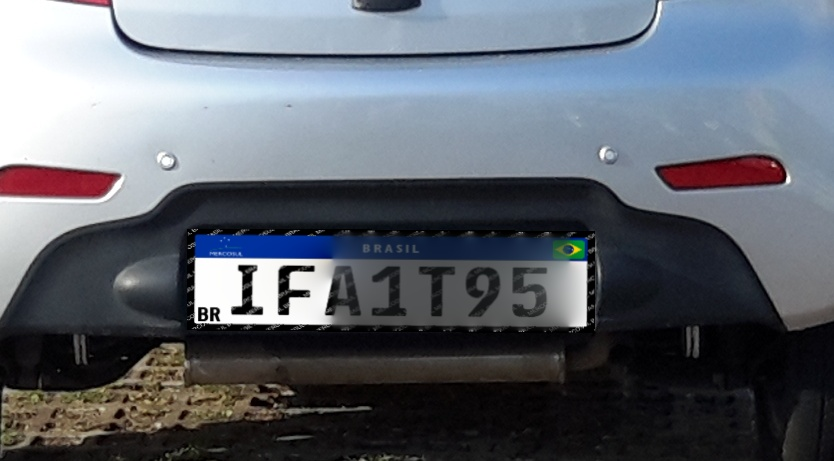
#> input picture dataset/1.JPG, 834 x 461 px; its folder holds only this picture in this run
$ python main_easyocr.py
#> lines starting #> are read from the running program, lines starting #| are printed output that depends on the picture; after the words box and inside, x2 and y2 are one past the last pixel; in counts of white or black regions, pixels touching at a corner belong together
### src/pipeline.py
"""Laço comum aos dois pipelines: segmentação -> pré-processamento -> OCR (função recebida)."""
import os
import sys

import cv2

from src.preprocessamento import binarizar, isolar_caracteres, normalizar
from src.segmentacao import segmentar_placas

DATASET = "dataset"
SAIDA = "results"
DEBUG = os.path.join(SAIDA, "debug")


def chave_numerica(nome):
    base = os.path.splitext(nome)[0]
    return (0, int(base)) if base.isdigit() else (1, base)


def processar_dataset(ler_placa, nome_saida):
    """Roda o pipeline em todas as imagens (ou num intervalo: `script.py ini fim`).

    Cada placa detectada gera uma linha `arquivo<TAB>leituras_brutas<TAB>texto_final`.
    Imagens com mais de uma placa geram uma linha por placa (da maior para a menor).
    """
#> called with nome_saida = 'resultados_easyocr.txt'
    os.makedirs(DEBUG, exist_ok=True)
    arquivos = sorted((f for f in os.listdir(DATASET)
                       if f.lower().endswith((".jpg", ".jpeg", ".png"))), key=chave_numerica)
    intervalo = len(sys.argv) == 3
    if intervalo:
        ini, fim = int(sys.argv[1]), int(sys.argv[2])
        arquivos = [f for f in arquivos if ini <= int(os.path.splitext(f)[0]) <= fim]
    linhas = []

    for nome in arquivos:
        img = cv2.imread(os.path.join(DATASET, nome))
#> img is the input picture: shape (461, 834, 3); mean B, G, R 109.4, 100.6, 95.2
        placas = segmentar_placas(img)
        base = os.path.splitext(nome)[0]

        if not placas:
            print(f"{nome}: placa não encontrada")
            linhas.append(f"{nome}\tNAO_ENCONTRADA\tNAO_ENCONTRADA")
            continue

        marcada = img.copy()
        for k, (placa, caixa) in enumerate(placas, start=1):
            cinza = normalizar(placa)
            brutas, final = ler_placa(cinza)
            sufixo = f"_p{k}" if len(placas) > 1 else ""
            print(f"{nome}{' (placa ' + str(k) + ')' if sufixo else ''}: {final}")
            linhas.append(f"{nome}\t{'|'.join(brutas)}\t{final}")

            # Imagens intermediárias para análise/relatório
            cv2.imwrite(os.path.join(DEBUG, f"{base}{sufixo}_placa.png"), placa)
            linha, _ = isolar_caracteres(binarizar(cinza, "blur7"))
            cv2.imwrite(os.path.join(DEBUG, f"{base}{sufixo}_binaria.png"), linha)
            cv2.polylines(marcada, [caixa.reshape(-1, 1, 2)], True, (0, 255, 0), 3)
        cv2.imwrite(os.path.join(DEBUG, f"{base}_deteccao.jpg"), marcada)

    destino = os.path.join(SAIDA, nome_saida)
    cabecalho = "arquivo\tleituras_brutas(separadas por |)\ttexto_final\n"
    if intervalo and os.path.exists(destino):  # intervalo: mescla com o que já existe
        novos = {l.split("\t")[0] for l in linhas}
        antigas = [l for l in open(destino, encoding="utf-8").read().splitlines()[1:]
                   if l.split("\t")[0] not in novos]
        linhas = sorted(antigas + linhas, key=lambda l: chave_numerica(l.split("\t")[0]))
    with open(destino, "w", encoding="utf-8") as f:
        f.write(cabecalho + "\n".join(linhas) + "\n")

### src/segmentacao.py
"""Etapa 1: detecção e segmentação da placa.

Estratégia: a faixa azul superior ("BRASIL") da placa Mercosul é a característica
mais distintiva. Segmentamos o azul em HSV, listamos todas as faixas alongadas
(descartando placas minúsculas de fundo) e, para cada uma, estimamos o retângulo da
placa inteira, já corrigindo rotação/perspectiva com warpPerspective.
"""
import cv2
import numpy as np

ALTURA_SOBRE_FAIXA = 5.0  # altura da placa ≈ 5x a espessura da faixa azul (a proporção
                          # largura/altura varia entre as imagens do dataset)


def _ordenar_pontos(pts):
    """Ordena 4 pontos em: topo-esq, topo-dir, base-dir, base-esq."""
    pts = np.array(pts, dtype="float32")
    soma, dif = pts.sum(axis=1), np.diff(pts, axis=1).ravel()
    return np.array([pts[np.argmin(soma)], pts[np.argmin(dif)],
                     pts[np.argmax(soma)], pts[np.argmax(dif)]], dtype="float32")


# Placas menores que isso (relativo à imagem e à maior placa) são tratadas como ruído de
# fundo: carros distantes cujas placas não dá para ler. Calibrado no dataset.
LARGURA_MIN_REL_IMAGEM = 0.15
LARGURA_MIN_REL_MAIOR = 0.40


# [6 lines left out: function _corpo_claro, not called in this run]


def segmentar_placas(img_bgr):
    """Detecta TODAS as placas legíveis da imagem.

    Retorna lista de (placa_recortada, caixa_da_placa), da maior para a menor.
    Lista vazia se nenhuma placa for encontrada.
    """
    hsv = cv2.cvtColor(img_bgr, cv2.COLOR_BGR2HSV)
#> hsv: shape (461, 834, 3); mean H, S, V 93.9, 58.9, 112.9

    # Faixa azul da placa (H do OpenCV: 0-179; azul ~ 100-130)
    azul = cv2.inRange(hsv, (100, 120, 50), (130, 255, 255))
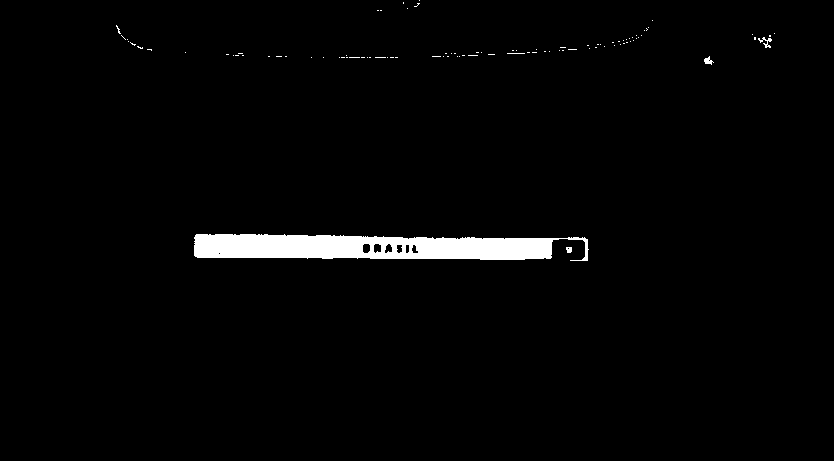
#> azul: shape (461, 834); 2.2% white; 95 white regions (91 under 20 px), largest, box (x1, y1, x2, y2) and area: (194, 234, 589, 261) 7895, (758, 37, 772, 48) 59, (704, 56, 714, 65) 46, (566, 247, 572, 253) 31
    # A bandeira (verde/amarelo) interrompe a faixa; incluí-la deixa a faixa inteira
    bandeira = cv2.inRange(hsv, (20, 100, 80), (85, 255, 255))
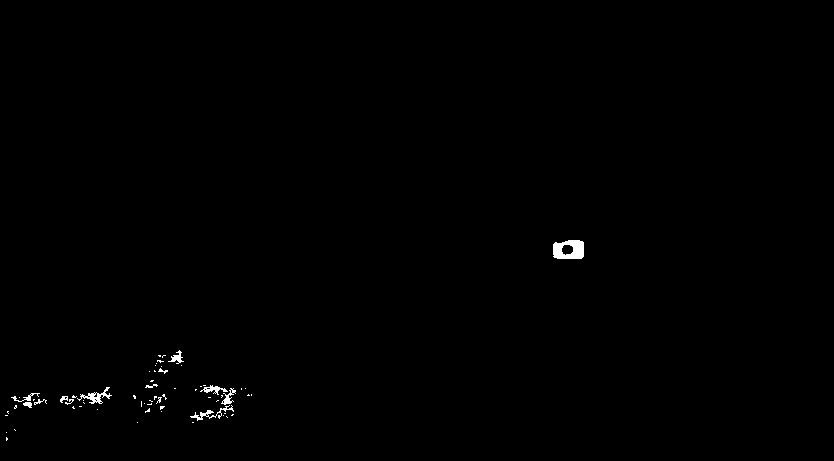
#> bandeira: shape (461, 834); 0.4% white; 65 white regions (52 under 20 px), largest, box (x1, y1, x2, y2) and area: (553, 240, 584, 259) 453, (77, 387, 112, 404) 185, (190, 405, 234, 421) 160
    mascara = cv2.bitwise_or(azul, bandeira)
#> mascara: shape (461, 834); 2.6% white; 158 white regions (143 under 20 px), largest, box (x1, y1, x2, y2) and area: (194, 234, 589, 261) 8379, (77, 387, 112, 404) 185, (190, 405, 234, 421) 160

    # Fecha buracos (texto "BRASIL", estrelas) e remove ruído
    kernel = cv2.getStructuringElement(cv2.MORPH_RECT, (25, 3))
    mascara = cv2.morphologyEx(mascara, cv2.MORPH_CLOSE, kernel)
#> mascara: shape (461, 834); 3.3% white; 33 white regions (19 under 20 px), largest, box (x1, y1, x2, y2) and area: (194, 234, 589, 261) 8962, (0, 387, 167, 413) 1427, (174, 385, 252, 421) 864
    mascara = cv2.morphologyEx(mascara, cv2.MORPH_OPEN, np.ones((3, 3), np.uint8))
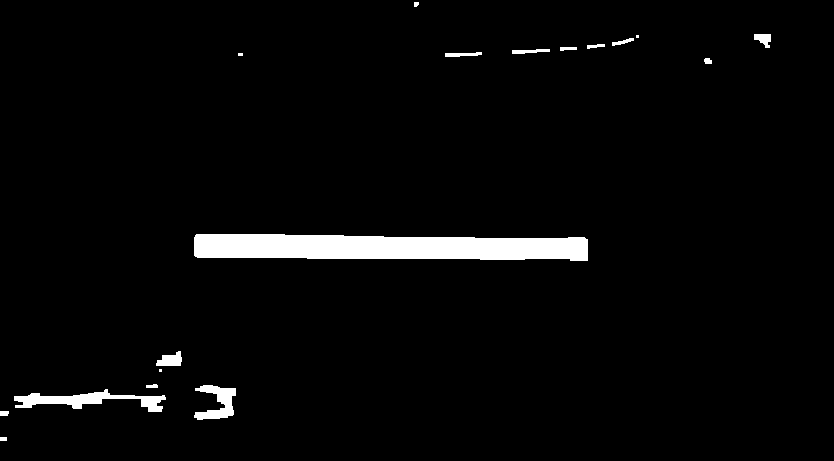
#> mascara: shape (461, 834); 3.2% white; 18 white regions (3 under 20 px)

    contornos, _ = cv2.findContours(mascara, cv2.RETR_EXTERNAL, cv2.CHAIN_APPROX_SIMPLE)
#> contornos = 18 contours, 5 with area under 20; largest, box (x1, y1, x2, y2) and area: (194, 234, 588, 261) 8546, (14, 389, 166, 412) 1200, (194, 385, 236, 420) 678, (156, 351, 182, 366) 228, (754, 34, 771, 48) 128

    candidatos = []
    for c in contornos:
        (cx, cy), (w, h), ang = cv2.minAreaRect(c)
        if min(w, h) < 5:
            continue
        razao = max(w, h) / min(w, h)
        # Faixa azul: muito alongada e bem preenchida (carroceria azul não é retângulo)
        preenchimento = cv2.contourArea(c) / (w * h)
        if 12 <= razao <= 40 and preenchimento > 0.8:
            candidatos.append((max(w, h), c))
#> this loop made 18 passes
#> (cx, cy, w, h, ang) on passes 2, 5, 11, 12, 13, 14, 15, 18: (4, 413, 4, 8, -90), (151.5, 385.5, 3, 11, -90), (463, 54.15, 36.11, 3.45, -1.85), (530.5, 50.98, 37.13, 3.5, -2.39), (568, 48.5, 3, 16, -90), (595.5, 45.75, 17.31, 3.18, -5.71), (622.5, 41.47, 22.05, 3.78, -13.24), (416, 4, 4, 4, -90)
#> after the loop, candidatos = 1 item
    if not candidatos:
        return []

    candidatos.sort(key=lambda t: -t[0])
    maior = candidatos[0][0]
#> maior = 393.2
    largura_img = img_bgr.shape[1]

    placas = []
    for largura, c in candidatos:
        if largura < LARGURA_MIN_REL_IMAGEM * largura_img or largura < LARGURA_MIN_REL_MAIOR * maior:
            continue  # placa pequena demais: ruído de fundo
        placa, caixa = _recortar(img_bgr, c)
        # A maior placa é sempre aceita (fallback); as demais precisam ter corpo claro
        if not placas or _corpo_claro(placa):
            placas.append((placa, caixa))
#> this loop made 1 pass
#> (br in _recortar, bl in _recortar, largura_vec in _recortar, baixo in _recortar, espessura in _recortar) on pass 1: ([587, 260.5], [193.8, 257], [393.2, 3.57], [-0.00909, 1], 23.79)
#> pass 1, in _recortar, `placa = cv2.warpPerspective(img_bgr, M, (W, H))`:
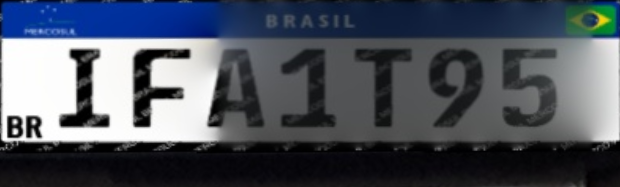
#> placa: shape (187, 620, 3); mean B, G, R 94.2, 83.7, 77.5
#> after the loop, placas = 1 item
    return placas


# [4 lines left out: function segmentar_placa, not called in this run]


def _recortar(img_bgr, contorno):
    """Estima a placa inteira a partir da faixa azul e retifica com perspectiva."""
    faixa = _ordenar_pontos(cv2.boxPoints(cv2.minAreaRect(contorno)))
    tl, tr, br, bl = faixa
    largura_vec = tr - tl
    largura = np.linalg.norm(largura_vec)
    # vetor "para baixo" perpendicular à faixa, com altura de placa proporcional
    baixo = np.array([-largura_vec[1], largura_vec[0]]) / largura
    if baixo[1] < 0:  # garante que "baixo" aponta para baixo na imagem
        baixo = -baixo
    espessura = np.linalg.norm(bl - tl)
    altura = espessura * ALTURA_SOBRE_FAIXA
    src = np.array([tl, tr, tr + baixo * altura, tl + baixo * altura], dtype="float32")

    W = 620
    H = int(W * altura / largura)
    dst = np.array([[0, 0], [W, 0], [W, H], [0, H]], dtype="float32")
    M = cv2.getPerspectiveTransform(src, dst)
    placa = cv2.warpPerspective(img_bgr, M, (W, H))
    return placa, src.astype(int)

### src/preprocessamento.py
"""Etapa 2: pré-processamento da placa recortada para melhorar o OCR.

Fluxo: ROI dos caracteres -> normalização de iluminação -> binarização (várias
variantes) -> isolamento dos caracteres por componentes conectados.
"""
import cv2
import numpy as np

# Variantes de binarização. Cada uma "erra" em placas diferentes; o OCR vota entre elas.
VARIANTES = ("otsu", "blur7", "blur11", "blur15")


def normalizar(placa_bgr):
    """Recorta a região dos caracteres e remove gradientes de iluminação."""
    h, w = placa_bgr.shape[:2]
    # Tira a faixa azul superior, o "BR" à esquerda e as bordas pretas
    roi = placa_bgr[int(h * 0.23):int(h * 0.80), int(w * 0.08):int(w * 0.99)]
    cinza = cv2.cvtColor(roi, cv2.COLOR_BGR2GRAY)
    cinza = cv2.resize(cinza, None, fx=2, fy=2, interpolation=cv2.INTER_CUBIC)
    # Divide pelo fundo estimado (fechamento morfológico grande): sombras/reflexos somem
    fundo = cv2.morphologyEx(cinza, cv2.MORPH_CLOSE,
                             cv2.getStructuringElement(cv2.MORPH_ELLIPSE, (61, 61)))
    fundo = cv2.GaussianBlur(fundo, (31, 31), 0)
    return cv2.divide(cinza, fundo, scale=255)


def binarizar(cinza, variante):
    """Otsu sobre imagem suavizada. O blur apaga a marca d'água dentro dos glifos."""
    if variante == "otsu":
        x = cv2.createCLAHE(clipLimit=2.0, tileGridSize=(4, 4)).apply(cinza)
        x = cv2.bilateralFilter(x, 7, 50, 50)
    else:  # "blurK": desfoque gaussiano de lado K
        k = int(variante[4:])
        x = cv2.GaussianBlur(cinza, (k, k), 0)
    _, b = cv2.threshold(x, 0, 255, cv2.THRESH_BINARY + cv2.THRESH_OTSU)
    # Garante texto escuro sobre fundo claro
    return cv2.bitwise_not(b) if b.mean() < 127 else b


def _fundir_empilhados(caixas):
    """Une pedaços do mesmo caractere partido na vertical (ex.: '5' cortado por sombra).

    caixas: lista de dicts {x0,y0,x1,y1,rotulos:set}. Funde pares com forte sobreposição
    horizontal e pouca distância vertical.
    """
    mudou = True
    while mudou:
        mudou = False
        for i in range(len(caixas)):
            for j in range(i + 1, len(caixas)):
                a, b = caixas[i], caixas[j]
                inter = min(a["x1"], b["x1"]) - max(a["x0"], b["x0"])
                menor = min(a["x1"] - a["x0"], b["x1"] - b["x0"])
                gap = max(a["y0"], b["y0"]) - min(a["y1"], b["y1"])
                if menor > 0 and inter >= 0.6 * menor and gap <= 15:
                    a.update(x0=min(a["x0"], b["x0"]), y0=min(a["y0"], b["y0"]),
                             x1=max(a["x1"], b["x1"]), y1=max(a["y1"], b["y1"]),
                             rotulos=a["rotulos"] | b["rotulos"])
                    caixas.pop(j)
                    mudou = True
                    break
            if mudou:
                break
    return caixas


def isolar_caracteres(binaria):
    """Mantém só componentes com tamanho de caractere.

    Retorna (imagem_da_linha_de_texto, lista_de_mascaras_ordenadas_por_x).
    A imagem fica com texto preto sobre fundo branco, pronta para o Tesseract.
    """
    H, W = binaria.shape
    n, rotulos, stats, _ = cv2.connectedComponentsWithStats(cv2.bitwise_not(binaria), 8)
    caixas = [dict(x0=x, y0=y, x1=x + w, y1=y + h, rotulos={i})
              for i, (x, y, w, h, a) in enumerate(stats)
              if i > 0 and a > 40 and w <= 0.30 * W and h <= 0.98 * H]
    caixas = _fundir_empilhados(caixas)

    # Filtra por tamanho/proporção (descarta barras, bordas e fragmentos finos)
    caixas = [c for c in caixas
              if 0.30 * H <= c["y1"] - c["y0"] and (c["x1"] - c["x0"]) >= 0.28 * (c["y1"] - c["y0"])]
    if caixas:  # caracteres têm altura parecida: descarta quem destoa da mediana
        med = np.median([c["y1"] - c["y0"] for c in caixas])
        caixas = [c for c in caixas if 0.70 * med <= c["y1"] - c["y0"] <= 1.30 * med]
    caixas.sort(key=lambda c: c["x0"])

    limpa = np.full_like(binaria, 255)
    mascaras = []
    for c in caixas:
        m = np.isin(rotulos, list(c["rotulos"]))
        limpa[m] = 0
        mascaras.append(m[c["y0"]:c["y1"], c["x0"]:c["x1"]])
    if caixas:
        x0 = max(min(c["x0"] for c in caixas) - 15, 0)
        x1 = min(max(c["x1"] for c in caixas) + 15, W)
        y0 = max(min(c["y0"] for c in caixas) - 10, 0)
        y1 = min(max(c["y1"] for c in caixas) + 10, H)
        limpa = limpa[y0:y1, x0:x1]
    limpa = cv2.copyMakeBorder(limpa, 20, 20, 20, 20, cv2.BORDER_CONSTANT, value=255)
    return limpa, mascaras

### src/ocr_easyocr.py
"""Etapa 3 (EasyOCR): reconhecimento, votação entre variantes e correção pelo padrão Mercosul.

Reaproveita segmentação e pré-processamento do pipeline do Tesseract; só o OCR muda.
"""
import re
from collections import Counter

import cv2

from src.geometria import desempatar_placa
from src.utils.ocr_utils import ALFABETO, PADRAO, corrigir_padrao
from src.preprocessamento import VARIANTES, binarizar, isolar_caracteres

_leitor = None


def obter_leitor():
    """Cria o Reader uma única vez (a primeira execução baixa os pesos do modelo)."""
    global _leitor
    if _leitor is None:
        import easyocr
        _leitor = easyocr.Reader(["en"], gpu=False, verbose=False)
    return _leitor


def _ler_linha(img):
    """Reconhece a linha inteira SEM rodar o detector CRAFT (a imagem já é só a linha)."""
    if img.ndim == 2:
        img = cv2.cvtColor(img, cv2.COLOR_GRAY2BGR)
    h, w = img.shape[:2]
    resultados = obter_leitor().recognize(img, horizontal_list=[[0, w, 0, h]], free_list=[],
                                          allowlist=ALFABETO, detail=0)
    return re.sub(r"[^A-Z0-9]", "", "".join(resultados).upper())


def ler_placa(cinza_normalizada):
    """Retorna (leituras_brutas, texto_final) para uma placa já normalizada."""
    brutas, mascaras_ref = [], None
    for variante in VARIANTES:
        linha, mascaras = isolar_caracteres(binarizar(cinza_normalizada, variante))
        if variante == "blur7":
            mascaras_ref = mascaras
        brutas.append(_ler_linha(linha))

    corrigidas = [corrigir_padrao(t) for t in brutas]
    validas = [t for t in corrigidas if len(t) == 7]
    if not validas:
        return brutas, max(corrigidas, key=len, default="")
    final = [Counter(t[i] for t in validas).most_common(1)[0][0] for i in range(7)]

    # Desempate de pares parecidos (I/L, Y/V, Q/O, 7/2, 4/1) pela forma do glifo
    return brutas, desempatar_placa("".join(final), mascaras_ref or [], PADRAO)

### main_easyocr.py
"""Pipeline completo: segmentação -> pré-processamento -> EasyOCR.

Uso: python main_easyocr.py [numero_inicial numero_final]
"""
import warnings

warnings.filterwarnings("ignore")  # ruídos do PyTorch em CPU

from src.ocr_easyocr import ler_placa  # noqa: E402
from src.pipeline import processar_dataset  # noqa: E402

if __name__ == "__main__":
    processar_dataset(ler_placa, "resultados_easyocr.txt")
#> the loop in processar_dataset, `for k, (placa, caixa) in enumerate(placas, start=1):` made 1 pass
#> caixa on pass 1: [[194, 233], [587, 236], [586, 355], [192, 352]]
#> pass 1, in normalizar, `roi = placa_bgr[int(h * 0.23):int(h * 0.80), int(w * 0.08):int(w * 0.9..`:
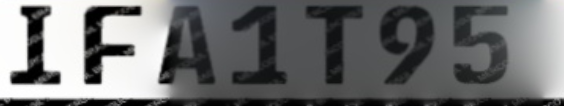
#> roi: shape (106, 564, 3); mean B, G, R 111.6, 111, 110.1
#> pass 1, in normalizar, `fundo = cv2.morphologyEx(cinza, cv2.MORPH_CLOSE, cv2.getStructuringEle..`:
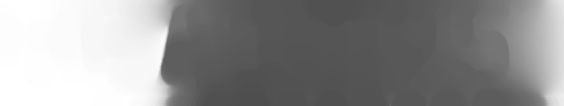
#> fundo: shape (212, 1128) (shown at 1/2 size); min 78, max 255, mean 144.9
#> after the loop in processar_dataset, `for k, (placa, caixa) in enumerate(placas, start=1):`:
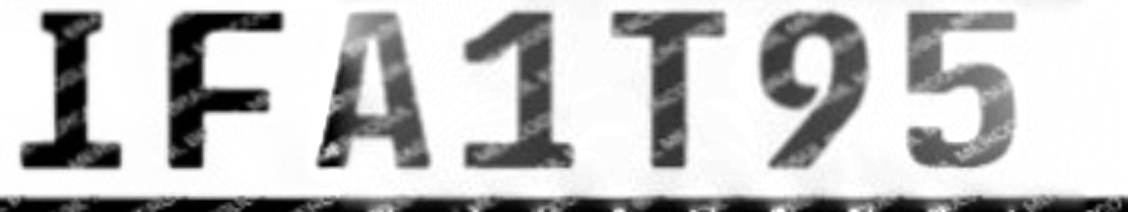
#> cinza: shape (212, 1128); min 0, max 255, mean 194.6
#> after the loop in processar_dataset, `for k, (placa, caixa) in enumerate(placas, start=1):`: linhas = []
#> (the call stopped at in obter_leitor, `_leitor = easyocr.Reader(["en"], gpu=False, verbose=False)`: easyocr is not available in this run)
